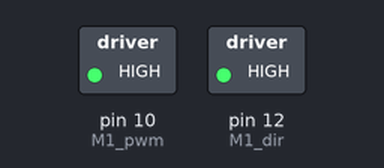
Simulated run of this sketch. Board: Arduino Uno, built with avr-gcc and run on an emulated ATmega328P. Shown: switched loads named in the sketch (green lamp = pin HIGH).

Above: at 1.5 s.
At 4.5 s:
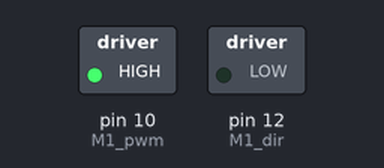
Timing chart, 0 to 6.9 s (numbered marks = the images above):
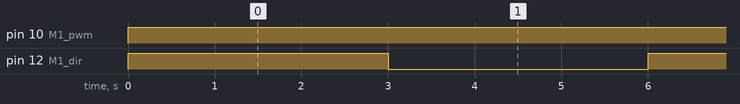

The sketch:

oneMotor_Simple_L298P.ino
```cpp
//******************************************************
// ROBOT SERIES
// Simple Motor Control - L298P Motor Drive Shield
// Vasu Udompetaikul   Dept. of Agri Engineering, KMITL
//******************************************************
#define M1_pwm  10  // Pin 10 for M1 PWM Control
#define M1_dir  12  // Pin 10 for M1 Direction Control

void setup() {
  pinMode(M1_pwm, OUTPUT);
  pinMode(M1_dir, OUTPUT);
}

void loop() {
  digitalWrite(M1_pwm, HIGH);
  digitalWrite(M1_dir, HIGH);
  delay(3000);
  digitalWrite(M1_pwm, HIGH);
  digitalWrite(M1_dir, LOW);
  delay(3000);
}
```

Measured:
- by itself, pin 10 (M1_pwm): LOW → HIGH at 0.00 s
- by itself, pin 12 (M1_dir): alternates HIGH for 3.0 s and LOW for 3.0 s
